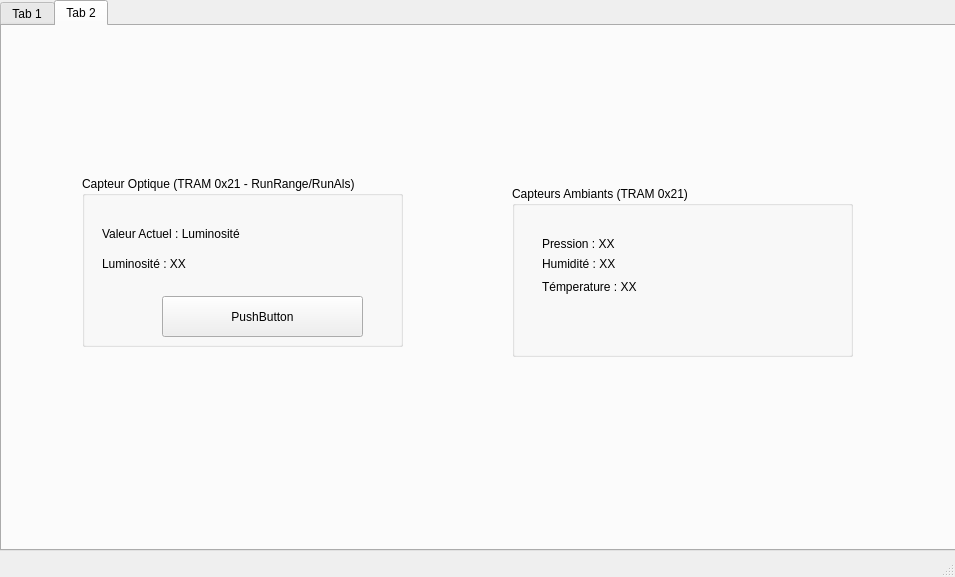
<?xml version="1.0" encoding="UTF-8"?>
<ui version="4.0">
 <class>MainWindow</class>
 <widget class="QMainWindow" name="MainWindow">
  <property name="geometry">
   <rect>
    <x>0</x>
    <y>0</y>
    <width>955</width>
    <height>577</height>
   </rect>
  </property>
  <property name="windowTitle">
   <string>MainWindow</string>
  </property>
  <widget class="QWidget" name="centralwidget">
   <widget class="QTabWidget" name="tabWidget">
    <property name="geometry">
     <rect>
      <x>0</x>
      <y>0</y>
      <width>961</width>
      <height>551</height>
     </rect>
    </property>
    <property name="currentIndex">
     <number>1</number>
    </property>
    <widget class="QWidget" name="tab">
     <attribute name="title">
      <string>Tab 1</string>
     </attribute>
    </widget>
    <widget class="QWidget" name="tab_2">
     <attribute name="title">
      <string>Tab 2</string>
     </attribute>
     <widget class="QGroupBox" name="groupBox_2">
      <property name="geometry">
       <rect>
        <x>510</x>
        <y>160</y>
        <width>341</width>
        <height>171</height>
       </rect>
      </property>
      <property name="title">
       <string>Capteurs Ambiants (TRAM 0x21)</string>
      </property>
      <widget class="QLabel" name="pressureLabel">
       <property name="geometry">
        <rect>
         <x>30</x>
         <y>50</y>
         <width>101</width>
         <height>16</height>
        </rect>
       </property>
       <property name="text">
        <string>Pression : XX</string>
       </property>
      </widget>
      <widget class="QLabel" name="umidityLabel">
       <property name="geometry">
        <rect>
         <x>30</x>
         <y>70</y>
         <width>121</width>
         <height>16</height>
        </rect>
       </property>
       <property name="text">
        <string>Humidité : XX</string>
       </property>
      </widget>
      <widget class="QLabel" name="temperatureLabel">
       <property name="geometry">
        <rect>
         <x>30</x>
         <y>90</y>
         <width>131</width>
         <height>21</height>
        </rect>
       </property>
       <property name="text">
        <string>Témperature : XX</string>
       </property>
      </widget>
     </widget>
     <widget class="QGroupBox" name="groupBox">
      <property name="geometry">
       <rect>
        <x>80</x>
        <y>150</y>
        <width>321</width>
        <height>171</height>
       </rect>
      </property>
      <property name="title">
       <string>Capteur Optique (TRAM 0x21 - RunRange/RunAls)</string>
      </property>
      <widget class="QLabel" name="opticalValueTitle">
       <property name="geometry">
        <rect>
         <x>20</x>
         <y>50</y>
         <width>221</width>
         <height>16</height>
        </rect>
       </property>
       <property name="text">
        <string>Valeur Actuel : Luminosité</string>
       </property>
      </widget>
      <widget class="QLabel" name="opticalValueLabel">
       <property name="geometry">
        <rect>
         <x>20</x>
         <y>80</y>
         <width>221</width>
         <height>16</height>
        </rect>
       </property>
       <property name="text">
        <string>Luminosité : XX</string>
       </property>
      </widget>
      <widget class="QPushButton" name="btnToggleCapteur">
       <property name="geometry">
        <rect>
         <x>80</x>
         <y>120</y>
         <width>201</width>
         <height>41</height>
        </rect>
       </property>
       <property name="acceptDrops">
        <bool>false</bool>
       </property>
       <property name="text">
        <string>PushButton</string>
       </property>
      </widget>
     </widget>
    </widget>
   </widget>
  </widget>
  <widget class="QMenuBar" name="menubar">
   <property name="geometry">
    <rect>
     <x>0</x>
     <y>0</y>
     <width>955</width>
     <height>20</height>
    </rect>
   </property>
  </widget>
  <widget class="QStatusBar" name="statusbar"/>
 </widget>
 <resources/>
 <connections/>
</ui>
